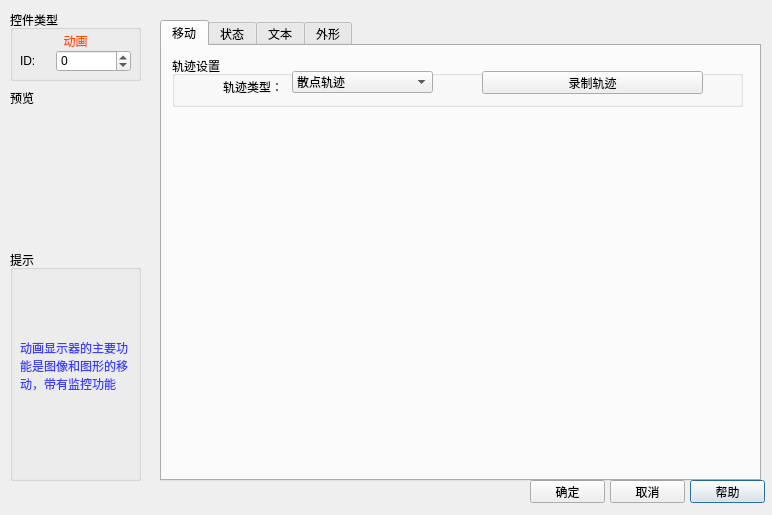
<?xml version="1.0" encoding="UTF-8"?>
<ui version="4.0">
 <class>AnimationDlg</class>
 <widget class="QDialog" name="AnimationDlg">
  <property name="geometry">
   <rect>
    <x>0</x>
    <y>0</y>
    <width>772</width>
    <height>515</height>
   </rect>
  </property>
  <property name="windowTitle">
   <string>动画</string>
  </property>
  <widget class="QGroupBox" name="groupBox">
   <property name="geometry">
    <rect>
     <x>10</x>
     <y>10</y>
     <width>131</width>
     <height>71</height>
    </rect>
   </property>
   <property name="title">
    <string>控件类型</string>
   </property>
   <widget class="QLabel" name="label">
    <property name="geometry">
     <rect>
      <x>10</x>
      <y>20</y>
      <width>111</width>
      <height>21</height>
     </rect>
    </property>
    <property name="styleSheet">
     <string notr="true">color: rgb(255, 80, 0);</string>
    </property>
    <property name="text">
     <string>动画</string>
    </property>
    <property name="alignment">
     <set>Qt::AlignCenter</set>
    </property>
   </widget>
   <widget class="QWidget" name="layoutWidget_2">
    <property name="geometry">
     <rect>
      <x>10</x>
      <y>40</y>
      <width>111</width>
      <height>22</height>
     </rect>
    </property>
    <layout class="QHBoxLayout" name="horizontalLayout">
     <item>
      <widget class="QLabel" name="label_9">
       <property name="maximumSize">
        <size>
         <width>30</width>
         <height>16777215</height>
        </size>
       </property>
       <property name="text">
        <string>ID:</string>
       </property>
      </widget>
     </item>
     <item>
      <widget class="QSpinBox" name="spinBox_3">
       <property name="minimum">
        <number>-1</number>
       </property>
       <property name="maximum">
        <number>100000</number>
       </property>
      </widget>
     </item>
    </layout>
   </widget>
  </widget>
  <widget class="QPushButton" name="m_helpBtn">
   <property name="geometry">
    <rect>
     <x>690</x>
     <y>480</y>
     <width>75</width>
     <height>23</height>
    </rect>
   </property>
   <property name="text">
    <string>帮助</string>
   </property>
  </widget>
  <widget class="QPushButton" name="m_okBtn">
   <property name="geometry">
    <rect>
     <x>530</x>
     <y>480</y>
     <width>75</width>
     <height>23</height>
    </rect>
   </property>
   <property name="text">
    <string>确定</string>
   </property>
  </widget>
  <widget class="QPushButton" name="m_cancelBtn">
   <property name="geometry">
    <rect>
     <x>610</x>
     <y>480</y>
     <width>75</width>
     <height>23</height>
    </rect>
   </property>
   <property name="text">
    <string>取消</string>
   </property>
  </widget>
  <widget class="QGraphicsView" name="MainView">
   <property name="geometry">
    <rect>
     <x>10</x>
     <y>110</y>
     <width>131</width>
     <height>131</height>
    </rect>
   </property>
   <property name="styleSheet">
    <string notr="true">background-color: rgba(255, 255, 255, 0);</string>
   </property>
  </widget>
  <widget class="QLabel" name="label_2">
   <property name="geometry">
    <rect>
     <x>10</x>
     <y>90</y>
     <width>71</width>
     <height>16</height>
    </rect>
   </property>
   <property name="text">
    <string>预览</string>
   </property>
  </widget>
  <widget class="QTabWidget" name="tabWidget">
   <property name="geometry">
    <rect>
     <x>160</x>
     <y>20</y>
     <width>601</width>
     <height>461</height>
    </rect>
   </property>
   <property name="currentIndex">
    <number>0</number>
   </property>
   <widget class="QWidget" name="tab">
    <attribute name="title">
     <string>移动</string>
    </attribute>
    <widget class="QGroupBox" name="groupBox_2">
     <property name="geometry">
      <rect>
       <x>10</x>
       <y>10</y>
       <width>571</width>
       <height>51</height>
      </rect>
     </property>
     <property name="title">
      <string>轨迹设置</string>
     </property>
     <widget class="QLabel" name="label_3">
      <property name="geometry">
       <rect>
        <x>20</x>
        <y>20</y>
        <width>91</width>
        <height>21</height>
       </rect>
      </property>
      <property name="text">
       <string>轨迹类型：</string>
      </property>
      <property name="alignment">
       <set>Qt::AlignRight|Qt::AlignTrailing|Qt::AlignVCenter</set>
      </property>
     </widget>
     <widget class="QComboBox" name="m_LocusTypecmBox">
      <property name="geometry">
       <rect>
        <x>120</x>
        <y>15</y>
        <width>141</width>
        <height>22</height>
       </rect>
      </property>
      <item>
       <property name="text">
        <string>散点轨迹</string>
       </property>
      </item>
      <item>
       <property name="text">
        <string>区域轨迹</string>
       </property>
      </item>
     </widget>
     <widget class="QPushButton" name="m_DrawpushBtn">
      <property name="geometry">
       <rect>
        <x>310</x>
        <y>15</y>
        <width>221</width>
        <height>23</height>
       </rect>
      </property>
      <property name="text">
       <string>录制轨迹</string>
      </property>
     </widget>
    </widget>
    <widget class="QWidget" name="layoutWidget">
     <property name="geometry">
      <rect>
       <x>0</x>
       <y>70</y>
       <width>591</width>
       <height>361</height>
      </rect>
     </property>
     <layout class="QVBoxLayout" name="m_vLayout"/>
    </widget>
   </widget>
   <widget class="QWidget" name="tab_2">
    <attribute name="title">
     <string>状态</string>
    </attribute>
    <widget class="QGroupBox" name="groupBox_5">
     <property name="geometry">
      <rect>
       <x>10</x>
       <y>50</y>
       <width>571</width>
       <height>141</height>
      </rect>
     </property>
     <property name="title">
      <string>切换控制</string>
     </property>
     <widget class="QLabel" name="label_7">
      <property name="geometry">
       <rect>
        <x>11</x>
        <y>64</y>
        <width>101</width>
        <height>21</height>
       </rect>
      </property>
      <property name="text">
       <string>状态切换方式：</string>
      </property>
      <property name="alignment">
       <set>Qt::AlignRight|Qt::AlignTrailing|Qt::AlignVCenter</set>
      </property>
     </widget>
     <widget class="QComboBox" name="m_CycleCmBox">
      <property name="geometry">
       <rect>
        <x>121</x>
        <y>62</y>
        <width>151</width>
        <height>22</height>
       </rect>
      </property>
      <item>
       <property name="text">
        <string>状态循环</string>
       </property>
      </item>
      <item>
       <property name="text">
        <string>状态往返</string>
       </property>
      </item>
     </widget>
     <widget class="QLabel" name="m_Timelabel">
      <property name="geometry">
       <rect>
        <x>330</x>
        <y>64</y>
        <width>61</width>
        <height>20</height>
       </rect>
      </property>
      <property name="text">
       <string>间隔时间：</string>
      </property>
     </widget>
     <widget class="QSpinBox" name="m_TimespinBox">
      <property name="geometry">
       <rect>
        <x>397</x>
        <y>62</y>
        <width>131</width>
        <height>22</height>
       </rect>
      </property>
      <property name="minimum">
       <number>1</number>
      </property>
     </widget>
     <widget class="QLabel" name="m_Startlabel">
      <property name="geometry">
       <rect>
        <x>330</x>
        <y>22</y>
        <width>61</width>
        <height>21</height>
       </rect>
      </property>
      <property name="text">
       <string>初始状态：</string>
      </property>
     </widget>
     <widget class="QComboBox" name="m_StartStatusCmBox">
      <property name="geometry">
       <rect>
        <x>397</x>
        <y>20</y>
        <width>131</width>
        <height>22</height>
       </rect>
      </property>
     </widget>
     <widget class="QLabel" name="m_Timemlabel">
      <property name="geometry">
       <rect>
        <x>529</x>
        <y>65</y>
        <width>31</width>
        <height>16</height>
       </rect>
      </property>
      <property name="text">
       <string>100ms</string>
      </property>
     </widget>
     <widget class="QLabel" name="label_8">
      <property name="geometry">
       <rect>
        <x>10</x>
        <y>23</y>
        <width>101</width>
        <height>21</height>
       </rect>
      </property>
      <property name="text">
       <string>状态切换条件：</string>
      </property>
      <property name="alignment">
       <set>Qt::AlignRight|Qt::AlignTrailing|Qt::AlignVCenter</set>
      </property>
     </widget>
     <widget class="QComboBox" name="m_ConditionCmBox">
      <property name="geometry">
       <rect>
        <x>121</x>
        <y>22</y>
        <width>151</width>
        <height>22</height>
       </rect>
      </property>
      <item>
       <property name="text">
        <string>按时间切换</string>
       </property>
      </item>
      <item>
       <property name="text">
        <string>按预设值切换</string>
       </property>
      </item>
     </widget>
     <widget class="QPushButton" name="btn_customValue">
      <property name="geometry">
       <rect>
        <x>330</x>
        <y>100</y>
        <width>231</width>
        <height>23</height>
       </rect>
      </property>
      <property name="text">
       <string>设定状态预设值</string>
      </property>
     </widget>
     <widget class="QLineEdit" name="Monitor_Address">
      <property name="geometry">
       <rect>
        <x>121</x>
        <y>102</y>
        <width>151</width>
        <height>20</height>
       </rect>
      </property>
     </widget>
     <widget class="QLabel" name="label_25">
      <property name="geometry">
       <rect>
        <x>10</x>
        <y>102</y>
        <width>101</width>
        <height>21</height>
       </rect>
      </property>
      <property name="text">
       <string>监控字地址：</string>
      </property>
      <property name="alignment">
       <set>Qt::AlignRight|Qt::AlignTrailing|Qt::AlignVCenter</set>
      </property>
     </widget>
     <widget class="QPushButton" name="Monitor_Address_EntryBtn">
      <property name="geometry">
       <rect>
        <x>270</x>
        <y>100</y>
        <width>21</width>
        <height>23</height>
       </rect>
      </property>
      <property name="focusPolicy">
       <enum>Qt::NoFocus</enum>
      </property>
      <property name="text">
       <string/>
      </property>
      <property name="icon">
       <iconset resource="../../resourse.qrc">
        <normaloff>:/addressintput/images/address.bmp</normaloff>:/addressintput/images/address.bmp</iconset>
      </property>
      <property name="autoRepeat">
       <bool>false</bool>
      </property>
      <property name="autoDefault">
       <bool>true</bool>
      </property>
      <property name="flat">
       <bool>true</bool>
      </property>
     </widget>
    </widget>
    <widget class="QSpinBox" name="m_StatusTotalSpBox">
     <property name="geometry">
      <rect>
       <x>130</x>
       <y>20</y>
       <width>151</width>
       <height>22</height>
      </rect>
     </property>
     <property name="minimum">
      <number>1</number>
     </property>
     <property name="maximum">
      <number>256</number>
     </property>
    </widget>
    <widget class="QLabel" name="label_5">
     <property name="geometry">
      <rect>
       <x>40</x>
       <y>20</y>
       <width>71</width>
       <height>20</height>
      </rect>
     </property>
     <property name="text">
      <string>状态总数：</string>
     </property>
    </widget>
   </widget>
   <widget class="QWidget" name="tab_3">
    <attribute name="title">
     <string>文本</string>
    </attribute>
    <widget class="QGroupBox" name="groupBox_7">
     <property name="geometry">
      <rect>
       <x>20</x>
       <y>20</y>
       <width>241</width>
       <height>61</height>
      </rect>
     </property>
     <property name="title">
      <string>当前状态</string>
     </property>
     <widget class="QComboBox" name="m_StatusTextCmBox">
      <property name="geometry">
       <rect>
        <x>90</x>
        <y>23</y>
        <width>131</width>
        <height>22</height>
       </rect>
      </property>
     </widget>
     <widget class="QLabel" name="label_22">
      <property name="geometry">
       <rect>
        <x>19</x>
        <y>23</y>
        <width>61</width>
        <height>21</height>
       </rect>
      </property>
      <property name="text">
       <string>状态：</string>
      </property>
     </widget>
    </widget>
    <widget class="QGroupBox" name="groupBox_8">
     <property name="geometry">
      <rect>
       <x>20</x>
       <y>90</y>
       <width>241</width>
       <height>181</height>
      </rect>
     </property>
     <property name="title">
      <string>基本属性</string>
     </property>
     <widget class="QComboBox" name="m_fontCbBox">
      <property name="geometry">
       <rect>
        <x>90</x>
        <y>20</y>
        <width>131</width>
        <height>22</height>
       </rect>
      </property>
     </widget>
     <widget class="QLabel" name="label_6">
      <property name="geometry">
       <rect>
        <x>20</x>
        <y>100</y>
        <width>51</width>
        <height>21</height>
       </rect>
      </property>
      <property name="text">
       <string>大小：</string>
      </property>
     </widget>
     <widget class="QComboBox" name="m_fontSizecbBox">
      <property name="geometry">
       <rect>
        <x>90</x>
        <y>100</y>
        <width>131</width>
        <height>22</height>
       </rect>
      </property>
     </widget>
     <widget class="QLabel" name="label_16">
      <property name="geometry">
       <rect>
        <x>20</x>
        <y>20</y>
        <width>61</width>
        <height>21</height>
       </rect>
      </property>
      <property name="text">
       <string>字体：</string>
      </property>
     </widget>
     <widget class="QLabel" name="label_17">
      <property name="geometry">
       <rect>
        <x>20</x>
        <y>60</y>
        <width>61</width>
        <height>16</height>
       </rect>
      </property>
      <property name="text">
       <string>对齐：</string>
      </property>
     </widget>
     <widget class="QComboBox" name="m_AligmentCbBox">
      <property name="geometry">
       <rect>
        <x>90</x>
        <y>60</y>
        <width>131</width>
        <height>22</height>
       </rect>
      </property>
      <item>
       <property name="text">
        <string>居中</string>
       </property>
      </item>
      <item>
       <property name="text">
        <string>靠右</string>
       </property>
      </item>
      <item>
       <property name="text">
        <string>靠左</string>
       </property>
      </item>
     </widget>
     <widget class="QLabel" name="label_18">
      <property name="geometry">
       <rect>
        <x>20</x>
        <y>140</y>
        <width>61</width>
        <height>21</height>
       </rect>
      </property>
      <property name="text">
       <string>文本色：</string>
      </property>
     </widget>
     <widget class="QPushButton" name="m_TextColorpushBtn">
      <property name="geometry">
       <rect>
        <x>90</x>
        <y>140</y>
        <width>131</width>
        <height>23</height>
       </rect>
      </property>
      <property name="text">
       <string/>
      </property>
     </widget>
    </widget>
    <widget class="QGroupBox" name="groupBox_9">
     <property name="geometry">
      <rect>
       <x>20</x>
       <y>280</y>
       <width>561</width>
       <height>51</height>
      </rect>
     </property>
     <property name="title">
      <string>文本属性</string>
     </property>
     <widget class="QCheckBox" name="m_OrdinaryckBox">
      <property name="geometry">
       <rect>
        <x>40</x>
        <y>20</y>
        <width>91</width>
        <height>16</height>
       </rect>
      </property>
      <property name="text">
       <string>无效果</string>
      </property>
     </widget>
     <widget class="QCheckBox" name="m_BoldckBox">
      <property name="geometry">
       <rect>
        <x>170</x>
        <y>20</y>
        <width>81</width>
        <height>16</height>
       </rect>
      </property>
      <property name="text">
       <string>粗体</string>
      </property>
     </widget>
     <widget class="QCheckBox" name="m_ItalicckBox">
      <property name="geometry">
       <rect>
        <x>300</x>
        <y>20</y>
        <width>81</width>
        <height>16</height>
       </rect>
      </property>
      <property name="text">
       <string>斜体</string>
      </property>
     </widget>
     <widget class="QCheckBox" name="m_UnderlineckBox">
      <property name="geometry">
       <rect>
        <x>430</x>
        <y>20</y>
        <width>91</width>
        <height>16</height>
       </rect>
      </property>
      <property name="text">
       <string>下划线</string>
      </property>
     </widget>
    </widget>
    <widget class="QLabel" name="label_10">
     <property name="geometry">
      <rect>
       <x>280</x>
       <y>20</y>
       <width>71</width>
       <height>16</height>
      </rect>
     </property>
     <property name="text">
      <string>文本内容：</string>
     </property>
    </widget>
    <widget class="QTextEdit" name="m_TextlineEdit">
     <property name="geometry">
      <rect>
       <x>280</x>
       <y>40</y>
       <width>301</width>
       <height>231</height>
      </rect>
     </property>
    </widget>
   </widget>
   <widget class="QWidget" name="tab_4">
    <attribute name="title">
     <string>外形</string>
    </attribute>
    <widget class="QTableWidget" name="m_tableWidget">
     <property name="geometry">
      <rect>
       <x>10</x>
       <y>100</y>
       <width>581</width>
       <height>321</height>
      </rect>
     </property>
     <property name="frameShape">
      <enum>QFrame::WinPanel</enum>
     </property>
     <column>
      <property name="text">
       <string>S#</string>
      </property>
     </column>
     <column>
      <property name="text">
       <string>图片</string>
      </property>
     </column>
    </widget>
    <widget class="QGroupBox" name="groupBox_10">
     <property name="geometry">
      <rect>
       <x>10</x>
       <y>10</y>
       <width>581</width>
       <height>71</height>
      </rect>
     </property>
     <property name="title">
      <string>外形属性</string>
     </property>
     <widget class="QPushButton" name="m_SelectPicpushBtn_2">
      <property name="geometry">
       <rect>
        <x>330</x>
        <y>22</y>
        <width>201</width>
        <height>31</height>
       </rect>
      </property>
      <property name="text">
       <string>选择外部图片</string>
      </property>
     </widget>
     <widget class="QPushButton" name="m_SelectLibpushBtn_2">
      <property name="geometry">
       <rect>
        <x>70</x>
        <y>22</y>
        <width>201</width>
        <height>31</height>
       </rect>
      </property>
      <property name="text">
       <string>选择图库</string>
      </property>
     </widget>
    </widget>
   </widget>
  </widget>
  <widget class="QGroupBox" name="groupBox_tips">
   <property name="geometry">
    <rect>
     <x>10</x>
     <y>250</y>
     <width>131</width>
     <height>231</height>
    </rect>
   </property>
   <property name="title">
    <string>提示</string>
   </property>
   <widget class="QLabel" name="label_4">
    <property name="geometry">
     <rect>
      <x>10</x>
      <y>10</y>
      <width>111</width>
      <height>211</height>
     </rect>
    </property>
    <property name="styleSheet">
     <string notr="true">color: rgb(60, 63, 255);</string>
    </property>
    <property name="text">
     <string>动画显示器的主要功能是图像和图形的移动，带有监控功能</string>
    </property>
    <property name="wordWrap">
     <bool>true</bool>
    </property>
   </widget>
  </widget>
 </widget>
 <resources>
  <include location="../../resourse.qrc"/>
 </resources>
 <connections/>
</ui>
